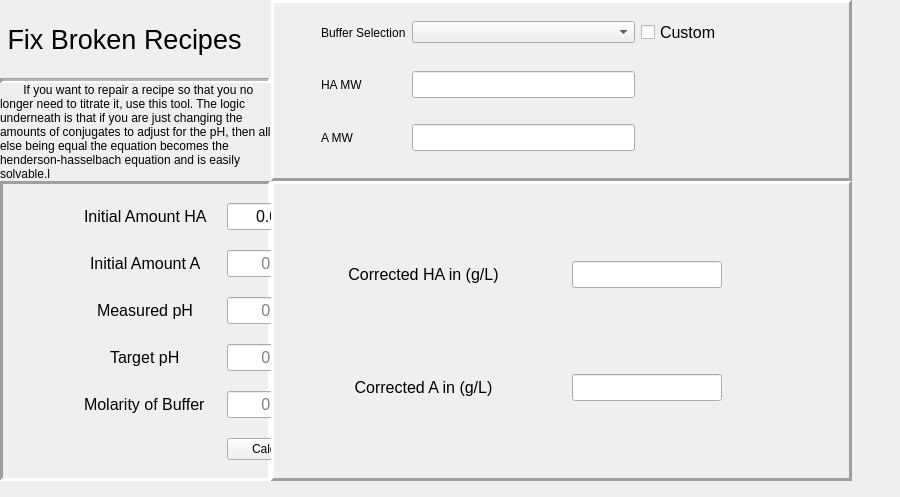
<?xml version="1.0" encoding="UTF-8"?>
<ui version="4.0">
 <class>Form</class>
 <widget class="QWidget" name="Form">
  <property name="geometry">
   <rect>
    <x>0</x>
    <y>0</y>
    <width>900</width>
    <height>497</height>
   </rect>
  </property>
  <property name="sizePolicy">
   <sizepolicy hsizetype="MinimumExpanding" vsizetype="MinimumExpanding">
    <horstretch>0</horstretch>
    <verstretch>0</verstretch>
   </sizepolicy>
  </property>
  <property name="windowTitle">
   <string>Form</string>
  </property>
  <widget class="QWidget" name="gridLayoutWidget_2">
   <property name="geometry">
    <rect>
     <x>0</x>
     <y>0</y>
     <width>852</width>
     <height>481</height>
    </rect>
   </property>
   <layout class="QGridLayout" name="gridLayout_4" rowstretch="0,0,1" rowminimumheight="0,0,0">
    <property name="sizeConstraint">
     <enum>QLayout::SetDefaultConstraint</enum>
    </property>
    <property name="spacing">
     <number>0</number>
    </property>
    <item row="0" column="1">
     <widget class="QFrame" name="frame_2">
      <property name="sizePolicy">
       <sizepolicy hsizetype="MinimumExpanding" vsizetype="Minimum">
        <horstretch>0</horstretch>
        <verstretch>0</verstretch>
       </sizepolicy>
      </property>
      <property name="minimumSize">
       <size>
        <width>454</width>
        <height>1</height>
       </size>
      </property>
      <property name="frameShape">
       <enum>QFrame::Panel</enum>
      </property>
      <property name="frameShadow">
       <enum>QFrame::Raised</enum>
      </property>
      <property name="lineWidth">
       <number>3</number>
      </property>
      <property name="midLineWidth">
       <number>1</number>
      </property>
      <widget class="QWidget" name="gridLayoutWidget_3">
       <property name="geometry">
        <rect>
         <x>0</x>
         <y>0</y>
         <width>451</width>
         <height>171</height>
        </rect>
       </property>
       <layout class="QGridLayout" name="gridLayout_5">
        <property name="leftMargin">
         <number>50</number>
        </property>
        <property name="rightMargin">
         <number>0</number>
        </property>
        <item row="0" column="1">
         <widget class="QComboBox" name="comboBox_2"/>
        </item>
        <item row="1" column="0">
         <widget class="QLabel" name="label_13">
          <property name="text">
           <string>HA MW</string>
          </property>
         </widget>
        </item>
        <item row="2" column="0">
         <widget class="QLabel" name="label_14">
          <property name="text">
           <string>A MW</string>
          </property>
         </widget>
        </item>
        <item row="2" column="1">
         <widget class="QLineEdit" name="customAMW">
          <property name="enabled">
           <bool>true</bool>
          </property>
          <property name="sizePolicy">
           <sizepolicy hsizetype="MinimumExpanding" vsizetype="Fixed">
            <horstretch>0</horstretch>
            <verstretch>0</verstretch>
           </sizepolicy>
          </property>
          <property name="font">
           <font>
            <pointsize>12</pointsize>
           </font>
          </property>
          <property name="styleSheet">
           <string notr="true">hidden: true</string>
          </property>
          <property name="inputMethodHints">
           <set>Qt::ImhNone</set>
          </property>
         </widget>
        </item>
        <item row="1" column="1">
         <widget class="QLineEdit" name="customHAMW">
          <property name="sizePolicy">
           <sizepolicy hsizetype="Preferred" vsizetype="Fixed">
            <horstretch>0</horstretch>
            <verstretch>0</verstretch>
           </sizepolicy>
          </property>
          <property name="font">
           <font>
            <pointsize>12</pointsize>
           </font>
          </property>
         </widget>
        </item>
        <item row="0" column="0">
         <widget class="QLabel" name="label_15">
          <property name="text">
           <string>Buffer Selection</string>
          </property>
         </widget>
        </item>
        <item row="0" column="2">
         <widget class="QCheckBox" name="checkBox">
          <property name="sizePolicy">
           <sizepolicy hsizetype="Preferred" vsizetype="Fixed">
            <horstretch>0</horstretch>
            <verstretch>0</verstretch>
           </sizepolicy>
          </property>
          <property name="font">
           <font>
            <pointsize>12</pointsize>
           </font>
          </property>
          <property name="text">
           <string>Custom</string>
          </property>
         </widget>
        </item>
       </layout>
      </widget>
     </widget>
    </item>
    <item row="0" column="0">
     <layout class="QVBoxLayout" name="verticalLayout_3">
      <item>
       <widget class="QLabel" name="label_16">
        <property name="sizePolicy">
         <sizepolicy hsizetype="Minimum" vsizetype="Minimum">
          <horstretch>0</horstretch>
          <verstretch>0</verstretch>
         </sizepolicy>
        </property>
        <property name="font">
         <font>
          <pointsize>20</pointsize>
         </font>
        </property>
        <property name="text">
         <string> Fix Broken Recipes</string>
        </property>
       </widget>
      </item>
      <item>
       <widget class="Line" name="line_5">
        <property name="minimumSize">
         <size>
          <width>5</width>
          <height>5</height>
         </size>
        </property>
        <property name="sizeIncrement">
         <size>
          <width>5</width>
          <height>5</height>
         </size>
        </property>
        <property name="baseSize">
         <size>
          <width>5</width>
          <height>5</height>
         </size>
        </property>
        <property name="font">
         <font>
          <pointsize>24</pointsize>
         </font>
        </property>
        <property name="frameShadow">
         <enum>QFrame::Sunken</enum>
        </property>
        <property name="lineWidth">
         <number>3</number>
        </property>
        <property name="midLineWidth">
         <number>2</number>
        </property>
        <property name="orientation">
         <enum>Qt::Horizontal</enum>
        </property>
       </widget>
      </item>
      <item>
       <widget class="QLabel" name="label_17">
        <property name="sizePolicy">
         <sizepolicy hsizetype="Minimum" vsizetype="Minimum">
          <horstretch>0</horstretch>
          <verstretch>0</verstretch>
         </sizepolicy>
        </property>
        <property name="text">
         <string>       If you want to repair a recipe so that you no longer need to titrate it, use this tool. The logic underneath is that if you are just changing the amounts of conjugates to adjust for the pH, then all else being equal the equation becomes the henderson-hasselbach equation and is easily solvable.l</string>
        </property>
        <property name="wordWrap">
         <bool>true</bool>
        </property>
       </widget>
      </item>
     </layout>
    </item>
    <item row="2" column="1">
     <widget class="QFrame" name="frame_3">
      <property name="sizePolicy">
       <sizepolicy hsizetype="Minimum" vsizetype="Minimum">
        <horstretch>0</horstretch>
        <verstretch>0</verstretch>
       </sizepolicy>
      </property>
      <property name="frameShape">
       <enum>QFrame::Panel</enum>
      </property>
      <property name="frameShadow">
       <enum>QFrame::Raised</enum>
      </property>
      <property name="lineWidth">
       <number>3</number>
      </property>
      <property name="midLineWidth">
       <number>1</number>
      </property>
      <widget class="QWidget" name="gridLayoutWidget_4">
       <property name="geometry">
        <rect>
         <x>0</x>
         <y>0</y>
         <width>451</width>
         <height>301</height>
        </rect>
       </property>
       <layout class="QGridLayout" name="gridLayout_6" columnstretch="0,0" rowminimumheight="0,0">
        <property name="sizeConstraint">
         <enum>QLayout::SetDefaultConstraint</enum>
        </property>
        <property name="leftMargin">
         <number>10</number>
        </property>
        <property name="rightMargin">
         <number>0</number>
        </property>
        <item row="0" column="0">
         <widget class="QLabel" name="haResultsLabel">
          <property name="sizePolicy">
           <sizepolicy hsizetype="Minimum" vsizetype="Preferred">
            <horstretch>0</horstretch>
            <verstretch>0</verstretch>
           </sizepolicy>
          </property>
          <property name="font">
           <font>
            <pointsize>12</pointsize>
           </font>
          </property>
          <property name="text">
           <string>Corrected HA in (g/L)</string>
          </property>
          <property name="scaledContents">
           <bool>true</bool>
          </property>
          <property name="alignment">
           <set>Qt::AlignCenter</set>
          </property>
          <property name="wordWrap">
           <bool>true</bool>
          </property>
         </widget>
        </item>
        <item row="0" column="1">
         <widget class="QLineEdit" name="haResults">
          <property name="sizePolicy">
           <sizepolicy hsizetype="MinimumExpanding" vsizetype="Fixed">
            <horstretch>0</horstretch>
            <verstretch>0</verstretch>
           </sizepolicy>
          </property>
          <property name="maximumSize">
           <size>
            <width>150</width>
            <height>16777215</height>
           </size>
          </property>
          <property name="font">
           <font>
            <pointsize>12</pointsize>
           </font>
          </property>
          <property name="inputMethodHints">
           <set>Qt::ImhDigitsOnly</set>
          </property>
          <property name="maxLength">
           <number>6</number>
          </property>
          <property name="alignment">
           <set>Qt::AlignCenter</set>
          </property>
         </widget>
        </item>
        <item row="1" column="1">
         <widget class="QLineEdit" name="aResults">
          <property name="maximumSize">
           <size>
            <width>150</width>
            <height>16777215</height>
           </size>
          </property>
          <property name="font">
           <font>
            <pointsize>12</pointsize>
           </font>
          </property>
          <property name="inputMethodHints">
           <set>Qt::ImhDigitsOnly</set>
          </property>
          <property name="maxLength">
           <number>6</number>
          </property>
          <property name="alignment">
           <set>Qt::AlignCenter</set>
          </property>
         </widget>
        </item>
        <item row="1" column="0">
         <widget class="QLabel" name="aResultsLabel">
          <property name="font">
           <font>
            <pointsize>12</pointsize>
           </font>
          </property>
          <property name="text">
           <string>Corrected A in (g/L)</string>
          </property>
          <property name="scaledContents">
           <bool>true</bool>
          </property>
          <property name="alignment">
           <set>Qt::AlignCenter</set>
          </property>
          <property name="wordWrap">
           <bool>true</bool>
          </property>
         </widget>
        </item>
       </layout>
      </widget>
     </widget>
    </item>
    <item row="2" column="0">
     <widget class="QFrame" name="frame">
      <property name="sizePolicy">
       <sizepolicy hsizetype="Preferred" vsizetype="Fixed">
        <horstretch>0</horstretch>
        <verstretch>0</verstretch>
       </sizepolicy>
      </property>
      <property name="minimumSize">
       <size>
        <width>0</width>
        <height>300</height>
       </size>
      </property>
      <property name="maximumSize">
       <size>
        <width>500</width>
        <height>16777215</height>
       </size>
      </property>
      <property name="frameShape">
       <enum>QFrame::Panel</enum>
      </property>
      <property name="frameShadow">
       <enum>QFrame::Sunken</enum>
      </property>
      <property name="lineWidth">
       <number>3</number>
      </property>
      <property name="midLineWidth">
       <number>1</number>
      </property>
      <widget class="QWidget" name="formLayoutWidget">
       <property name="geometry">
        <rect>
         <x>0</x>
         <y>0</y>
         <width>401</width>
         <height>301</height>
        </rect>
       </property>
       <layout class="QFormLayout" name="formLayout_3">
        <property name="labelAlignment">
         <set>Qt::AlignCenter</set>
        </property>
        <property name="formAlignment">
         <set>Qt::AlignCenter</set>
        </property>
        <property name="horizontalSpacing">
         <number>20</number>
        </property>
        <property name="verticalSpacing">
         <number>20</number>
        </property>
        <property name="leftMargin">
         <number>10</number>
        </property>
        <property name="topMargin">
         <number>10</number>
        </property>
        <property name="rightMargin">
         <number>20</number>
        </property>
        <property name="bottomMargin">
         <number>10</number>
        </property>
        <item row="0" column="0">
         <widget class="QLabel" name="initialAmountHALabel">
          <property name="font">
           <font>
            <pointsize>12</pointsize>
           </font>
          </property>
          <property name="text">
           <string>Initial Amount HA</string>
          </property>
         </widget>
        </item>
        <item row="0" column="1">
         <widget class="QLineEdit" name="initialAmountHALineEdit">
          <property name="sizePolicy">
           <sizepolicy hsizetype="Minimum" vsizetype="Fixed">
            <horstretch>0</horstretch>
            <verstretch>0</verstretch>
           </sizepolicy>
          </property>
          <property name="maximumSize">
           <size>
            <width>100</width>
            <height>16777215</height>
           </size>
          </property>
          <property name="font">
           <font>
            <pointsize>12</pointsize>
           </font>
          </property>
          <property name="inputMethodHints">
           <set>Qt::ImhDigitsOnly</set>
          </property>
          <property name="text">
           <string>0.000</string>
          </property>
          <property name="maxLength">
           <number>6</number>
          </property>
          <property name="alignment">
           <set>Qt::AlignCenter</set>
          </property>
          <property name="placeholderText">
           <string>0.00</string>
          </property>
         </widget>
        </item>
        <item row="1" column="0">
         <widget class="QLabel" name="initialAmountALabel">
          <property name="font">
           <font>
            <pointsize>12</pointsize>
           </font>
          </property>
          <property name="text">
           <string>Initial Amount A</string>
          </property>
         </widget>
        </item>
        <item row="1" column="1">
         <widget class="QLineEdit" name="initialAmountALineEdit">
          <property name="sizePolicy">
           <sizepolicy hsizetype="Minimum" vsizetype="Fixed">
            <horstretch>0</horstretch>
            <verstretch>0</verstretch>
           </sizepolicy>
          </property>
          <property name="maximumSize">
           <size>
            <width>100</width>
            <height>16777215</height>
           </size>
          </property>
          <property name="font">
           <font>
            <pointsize>12</pointsize>
           </font>
          </property>
          <property name="inputMethodHints">
           <set>Qt::ImhDigitsOnly</set>
          </property>
          <property name="maxLength">
           <number>6</number>
          </property>
          <property name="alignment">
           <set>Qt::AlignCenter</set>
          </property>
          <property name="placeholderText">
           <string>0.00</string>
          </property>
         </widget>
        </item>
        <item row="2" column="0">
         <widget class="QLabel" name="measuredPHLabel">
          <property name="font">
           <font>
            <pointsize>12</pointsize>
           </font>
          </property>
          <property name="text">
           <string>Measured pH</string>
          </property>
         </widget>
        </item>
        <item row="2" column="1">
         <widget class="QLineEdit" name="measuredPHLineEdit">
          <property name="sizePolicy">
           <sizepolicy hsizetype="Minimum" vsizetype="Fixed">
            <horstretch>0</horstretch>
            <verstretch>0</verstretch>
           </sizepolicy>
          </property>
          <property name="maximumSize">
           <size>
            <width>100</width>
            <height>16777215</height>
           </size>
          </property>
          <property name="font">
           <font>
            <pointsize>12</pointsize>
           </font>
          </property>
          <property name="inputMethodHints">
           <set>Qt::ImhDigitsOnly</set>
          </property>
          <property name="maxLength">
           <number>6</number>
          </property>
          <property name="alignment">
           <set>Qt::AlignCenter</set>
          </property>
          <property name="placeholderText">
           <string>0.00</string>
          </property>
         </widget>
        </item>
        <item row="3" column="0">
         <widget class="QLabel" name="targetPLabel">
          <property name="font">
           <font>
            <pointsize>12</pointsize>
           </font>
          </property>
          <property name="text">
           <string>Target pH</string>
          </property>
         </widget>
        </item>
        <item row="3" column="1">
         <widget class="QLineEdit" name="targetpHLineEdit">
          <property name="sizePolicy">
           <sizepolicy hsizetype="Minimum" vsizetype="Fixed">
            <horstretch>0</horstretch>
            <verstretch>0</verstretch>
           </sizepolicy>
          </property>
          <property name="maximumSize">
           <size>
            <width>100</width>
            <height>16777215</height>
           </size>
          </property>
          <property name="font">
           <font>
            <pointsize>12</pointsize>
           </font>
          </property>
          <property name="inputMethodHints">
           <set>Qt::ImhDigitsOnly</set>
          </property>
          <property name="maxLength">
           <number>6</number>
          </property>
          <property name="alignment">
           <set>Qt::AlignCenter</set>
          </property>
          <property name="placeholderText">
           <string>0.00</string>
          </property>
         </widget>
        </item>
        <item row="4" column="0">
         <widget class="QLabel" name="molarityOfBufferLabel">
          <property name="font">
           <font>
            <pointsize>12</pointsize>
           </font>
          </property>
          <property name="text">
           <string>Molarity of Buffer</string>
          </property>
         </widget>
        </item>
        <item row="4" column="1">
         <widget class="QLineEdit" name="molarityOfBufferLineEdit">
          <property name="sizePolicy">
           <sizepolicy hsizetype="Minimum" vsizetype="Fixed">
            <horstretch>0</horstretch>
            <verstretch>0</verstretch>
           </sizepolicy>
          </property>
          <property name="maximumSize">
           <size>
            <width>100</width>
            <height>16777215</height>
           </size>
          </property>
          <property name="font">
           <font>
            <pointsize>12</pointsize>
           </font>
          </property>
          <property name="inputMethodHints">
           <set>Qt::ImhDigitsOnly</set>
          </property>
          <property name="maxLength">
           <number>6</number>
          </property>
          <property name="alignment">
           <set>Qt::AlignCenter</set>
          </property>
          <property name="placeholderText">
           <string>0.00</string>
          </property>
         </widget>
        </item>
        <item row="5" column="1">
         <widget class="QPushButton" name="calculateButton">
          <property name="sizePolicy">
           <sizepolicy hsizetype="Minimum" vsizetype="Fixed">
            <horstretch>0</horstretch>
            <verstretch>0</verstretch>
           </sizepolicy>
          </property>
          <property name="maximumSize">
           <size>
            <width>100</width>
            <height>16777215</height>
           </size>
          </property>
          <property name="text">
           <string>Calculate</string>
          </property>
          <property name="autoDefault">
           <bool>true</bool>
          </property>
          <property name="flat">
           <bool>false</bool>
          </property>
         </widget>
        </item>
       </layout>
      </widget>
     </widget>
    </item>
   </layout>
  </widget>
 </widget>
 <resources/>
 <connections/>
</ui>
